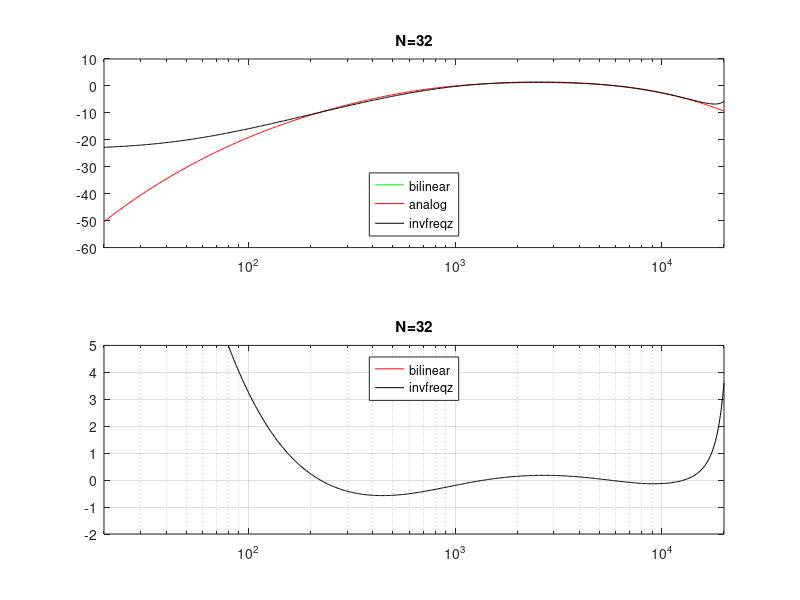

Recreate this plot in MATLAB.

Fs=44100;
Nb = 4;
Na = 4;

f=logspace(log10(20), log10(20000), 512)
% 
% A weighting filter has 2 poles at 20 Hz and 12.2 kHz and one pole at 108
% Hz and 738 Hz according to S1.42.
f1 = 20.598997; 
f2 = 107.65265;
f3 = 737.86223;
f4 = 12194.217;
A1000 = 1.9997;
% 
% Generate analog filter by using Numerator and Denominator Polynomials
NUMs = [ (2*pi*f4)^2*(10^(A1000/20)) 0 0 0 0 ];
DENs = conv([1 +4*pi*f4 (2*pi*f4)^2],[1 +4*pi*f1 (2*pi*f1)^2]);
DENs = conv(conv(DENs,[1 2*pi*f3]),[1 2*pi*f2]); 
% generate the freq response of the analog filter
% hsa=freqs(NUMs,DENs,2*pi*fs)

% generate the filter using Pole, Zero, Gain formulation
Ka = (2*pi*f4).^2 * (10.^(A1000/20))
Za = [0, 0, 0, 0]'
Pa = 2*pi*[f1, f4, f3, f2, f1, f4]'

[ba,aa] = zp2tf(Za,Pa,Ka)
hsa = freqs(ba, aa, 2*pi*f);
hsa = freqs(NUMs, DENs, 2*pi*f);
% Use the bilinear transformation to get the digital filter coefficients 
% for comparison. 
%[bb,ab] = bilinear(NUMs,DENs,Fs);
[Zbd, Pbd, Kbd] = bilinear(Za, Pa, Ka, Fs);
[bb, ab] = zp2tf(Zbd, Pbd, Kbd)
% get the freq response of the bilinear filter 
[hb,fb]=freqz(bb,ab,f,Fs);


% semilogx(f, 20*log10(abs(hb)), f, 20*log10(abs(hsa)))
% legend('bilinear', 'analog')


%for 44100, Nlist=[5307 5789 6810 6935 9335 10575 14952];
% for 48000 Nlist=14860

errmin=100;
errba=10;

Nmins=[1];

Nmin=32;
Nspace=1;
Nmax=500;
% Nlist = 169 363 897
Nlist = [Nmin:Nspace:Nmax];
%Nlist = [897, 128, 256, 512, 1024, 2048, 4096, 8192, 16384]

freq_weights = [15, 20, 25, 32, 50, 63,  125, 250, 500, 1000, 2000, 4000, 8000, 10000, 16000, 18000, 19000, 20000] 
% works well at lf with  N = 197,  
% weights = [5000, 5000, 500, 200, 200, 200, 200, 200, 200, 200, 200, 200, 20, .01, .001, 0.0001]
% works better at lf with N=139
% weights = [5000, 5000, 5000, 2000, 200, 200, 200, 200, 200, 200, 200, 200, 20, .001, .0001, 0.001]

% N=150 with weights below
weights = [10000, 10000, 10000, 300, 2000, 200, 100, 100, 100, 100, 10, 10, 10, 1, 0.01, 0.01, 0.01, .01];
weights = [6000, 5000, 4000, 3000, 200, 200, 100, 100, 100, 100, 10, 1, 1, .01, 0.001, 0.001, 0.001, 0.001]

%size(freq_weights)
%size(weights)


freq_weights = [15, 20, 25, 32, 50, 63,  125, 250, 500, 1000, 2000, 4000, 8000, 10000, 16000, 18000, 19000, 20000] 
weights = [6000, 5000, 4000, 3000, 200, 200, 100, 100, 100, 100, 10, 1, 1, .01, 0.001, 0.001, 0.001, 0.001]

for N=Nlist
    [N,errba,Nmin,errmin]
    %fs=linspace(10,Fs/2,N);
    if Fs>40000
        fmax=20000;
    else
        fmax=Fs/2;
    end

    % generate a new freq vector of length N
    f2=logspace(1,log10(fmax),N);
    
    f2 = logspace(0.5,log10(Fs/2),N);
    f2(end) = Fs/2;

    wt=1./(f2).^2;
    
    wt(1)=0;
    %wt=zeros(size(fs));
    
    % find the frequencies closest to the weight freq
    % and adjust those weights to ones fixed above
    for J=1:length(freq_weights)
        [~,I] = min(abs(f2-freq_weights(J)));
        wt(I) = weights(J);
    end
    
    % generate the freq response of the analog filter at f2
    
    hs2=freqs(NUMs,DENs,2*pi*f2);
    %hs2=freqs(ba, aa, 2*pi*f2);
    
    
    % use invfreqz to get filter coefficients
    [bd2,ad2]=invfreqz(hs2,2*pi*f2/Fs,Nb,Na,wt,10,0.01);
    % [bd2,ad2]=invfreqz(hs2, pi*f2/max(f2), Nb,Na,wt);
    
    % generate the freq response of the digital filter at fs
    [hd2,fd2]=freqz(bd2,ad2,f,Fs);
     
   
    [~,Imin]=min(abs(f2-20));  % find I closest to 10
    [~,Imax]=min(abs(f2-20000)); % find I closest to 20k
    % ahd=abs(hd4(Imin:Imax));
    % ahs=abs(hs(Imin:Imax));
    ahd=abs(hd2);
    ahs=abs(hsa);
      
    
    diff=20*log10(ahd./ahs);
    % errba=norm(diff)/1000;
    errba = max(abs(diff));
    if errba<errmin
        
        [hdf,fdf]=freqz(bd2,ad2,f,Fs);
        
        fulldiff=20*log10(abs(hdf)./abs(hsa));
        bidiff = 20*log10(abs(hb)./abs(hsa));
        Nmin=N;
        Nmins=[Nmins;Nmin];
        errmin=errba;
        wtmin=wt;
 
        
        subplot(2,1,1)
        semilogx(f,20*log10(abs(hb)),'g',f,20*log10(abs(hsa)),'r',f,20*log10(abs(hdf)),'k')
     	axis([20,max(f),-60,+10])
        legend('bilinear','analog','invfreqz','location','south')
        title(sprintf("N=%d",Nmin))
        
        subplot(2,1,2)
     	semilogx(f,bidiff,'r', f, fulldiff, 'k')
        grid
        
        axis([20,max(f),-2,+5])
        legend('bilinear','invfreqz','location', 'north')
        title(sprintf("N=%d",Nmin))
        

        pause(1)
    end
end
Nmin
disp('From freqz')
disp(sprintf('a_Awt_%2.0fk=[%#1.15g,%#1.15g,%#1.15g,%#1.15g,%#1.15g,%#1.15g]',Fs/1000,ad2))
disp(sprintf('b_Awt_%2.0fk=[%#1.15g,%#1.15g,%#1.15g,%#1.15g,%#1.15g,%#1.15g,]',Fs/1000,bd2))
disp('From bilinear')
disp(sprintf('a_Awt_%2.0fk=[%#1.15g,%#1.15g,%#1.15g,%#1.15g,%#1.15g]',Fs/1000,ab))
disp(sprintf('b_Awt_%2.0fk=[%#1.15g,%#1.15g,%#1.15g,%#1.15g,%#1.15g]',Fs/1000,bb))

